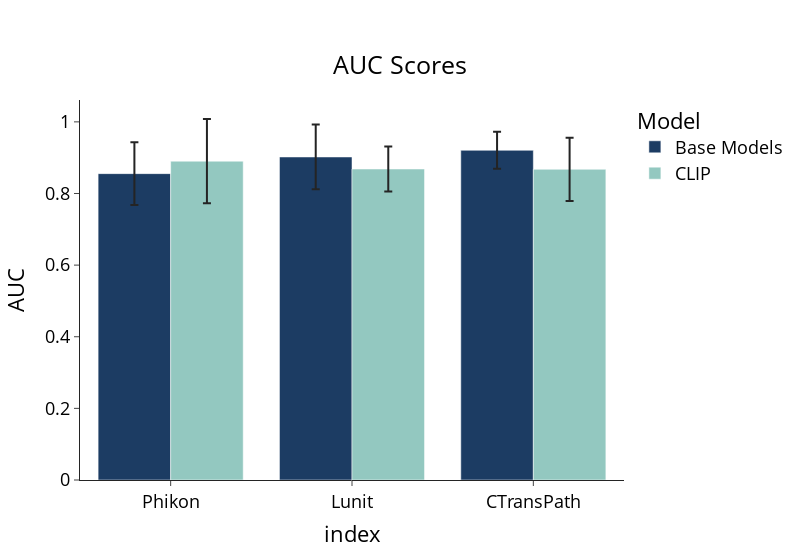

Write notebook code for a chart like this one.
### Code cell
phikon_base = [0.9195, 0.8602, 0.7393, 0.8019, 0.9563]
lunit_base = [0.9856, 0.8532, 0.8736, 0.8832, 0.9142]
ctrans_base = [0.9845, 0.8283, 0.8914, 0.9301, 0.9686]
phikon_clip = [0.9862, 0.9390, 0.7771, 0.9371, 0.8119]
lunit_clip = [0.9914, 0.8615, 0.6800, 0.9374, 0.8713]
ctrans_clip = [0.9529, 0.8160, 0.7400, 0.8983, 0.9307]

plotdata = pd.DataFrame({
    'Base Models': [mean(phikon_base), mean(lunit_base), mean(ctrans_base)],
    'CLIP': [mean(phikon_clip), mean(lunit_clip), mean(ctrans_clip)]},
    index=['Phikon', 'Lunit', 'CTransPath'])

plotdata_melted = plotdata.reset_index().melt(id_vars=['index'], var_name='Model', value_name='AUC')

# Create a grouped bar chart
custom_colors = ['#1c3c63', '#93c8c0', '#d3d5d4']
fig = px.bar(plotdata_melted, x='index', y='AUC', color='Model', barmode='group',
             error_y=[stdev(phikon_base), stdev(phikon_clip), stdev(lunit_base), stdev(lunit_clip), stdev(ctrans_base), stdev(ctrans_clip)],
             title='AUC Scores',
             color_discrete_sequence=custom_colors)

fig.update_layout(
    title={
        'text': 'AUC Scores',
        'y': 0.9,  # You can adjust the y-position to move the title up or down
        'x': 0.5,  # x=0.5 centers the title
        'xanchor': 'center',  # ensures that the x-position is the center of the title
        'yanchor': 'top'  # ensures that the y-position is the top of the title
    },
    width=800
)

# Show the plot
fig.show()
fig.write_image("baseCLIP_AUC.png")

### Figure 1 — Plotly figure (JSON) as saved in the notebook; plotly's stock layout.template omitted (floating-point values rounded to 4 significant figures)
{"data": [{"alignmentgroup": "True", "error_y": {"array": [0.08754, 0.09044, 0.05167]}, "hovertemplate": "Model=Base Models<br>index=%{x}<br>AUC=%{y}<extra></extra>", "legendgroup": "Base Models", "marker": {"color": "#1c3c63", "pattern": {"shape": ""}}, "name": "Base Models", "offsetgroup": "Base Models", "orientation": "v", "showlegend": true, "textposition": "auto", "type": "bar", "x": ["Phikon", "Lunit", "CTransPath"], "xaxis": "x", "y": [0.8554, 0.902, 0.9206], "yaxis": "y"}, {"alignmentgroup": "True", "error_y": {"array": [0.1177, 0.06295, 0.08824]}, "hovertemplate": "Model=CLIP<br>index=%{x}<br>AUC=%{y}<extra></extra>", "legendgroup": "CLIP", "marker": {"color": "#93c8c0", "pattern": {"shape": ""}}, "name": "CLIP", "offsetgroup": "CLIP", "orientation": "v", "showlegend": true, "textposition": "auto", "type": "bar", "x": ["Phikon", "Lunit", "CTransPath"], "xaxis": "x", "y": [0.8903, 0.8683, 0.8676], "yaxis": "y"}], "layout": {"barmode": "group", "legend": {"title": {"text": "Model"}, "tracegroupgap": 0}, "title": {"text": "AUC Scores", "x": 0.5, "xanchor": "center", "y": 0.9, "yanchor": "top"}, "width": 800, "xaxis": {"anchor": "y", "domain": [0, 1], "title": {"text": "index"}}, "yaxis": {"anchor": "x", "domain": [0, 1], "title": {"text": "AUC"}}}}
